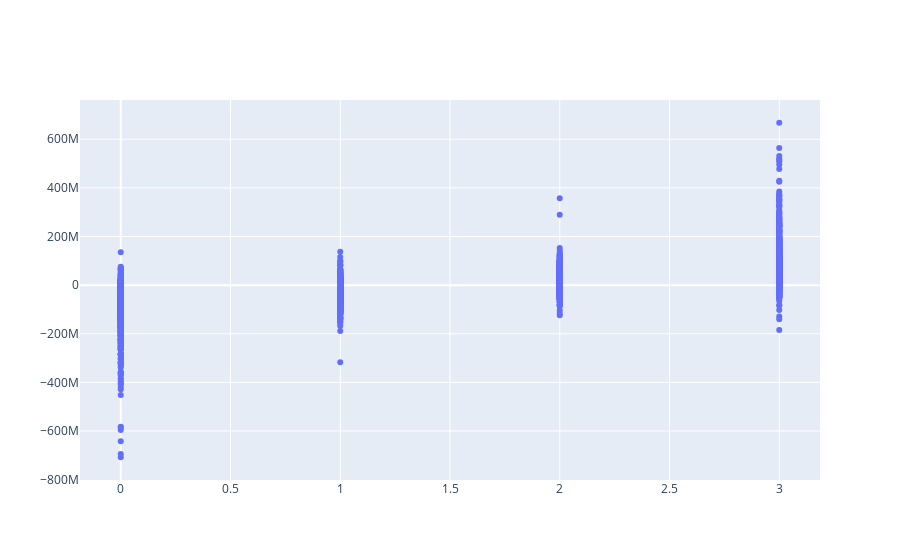

The cell this chart's notebook holds for it:
### Code cell
# volumn_diff 와 volume_diff_-1 의 scatter plot
fig = make_subplots(rows=1, cols=1)
fig.add_trace(
    go.Scatter(x=train_df["target"], y=train_df["volume_diff_-1"], mode="markers"),
    row=1,
    col=1,
)

### Figure 1 — Plotly figure (JSON) as saved in the notebook; plotly's stock layout.template omitted (floating-point values rounded to 4 significant figures; data arrays with more than 128 entries replaced by an {"elided": "..."} marker saying what was removed)
{"data": [{"mode": "markers", "type": "scatter", "x": {"elided": "8760 int values"}, "xaxis": "x", "y": {"elided": "8760 float values"}, "yaxis": "y"}], "layout": {"xaxis": {"anchor": "y", "domain": [0, 1]}, "yaxis": {"anchor": "x", "domain": [0, 1]}}}
